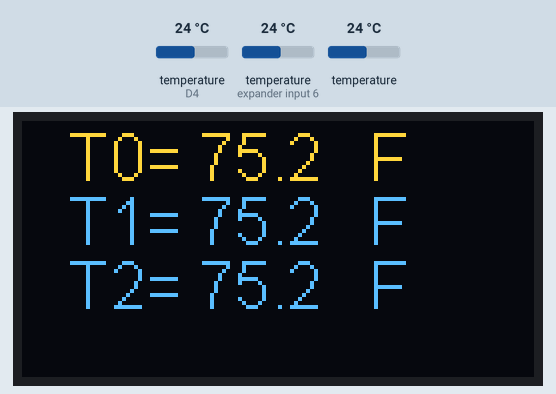
Simulated run of this program. Board: ESP8266 (NodeMCU). On the bench: 128×64 one-colour display. The test bench sets the inputs (shaded band); at power-on: temperature (sensors on D4, expander input 6) 24 °C, temperature 24 °C. The OLED is the two-colour kind (top 16 rows yellow); what the program prints to the serial monitor is not drawn.

Above: at 1.6 s.
1.7 s: temperature (sensor on D4) set to 12 °C
At 3.2 s:
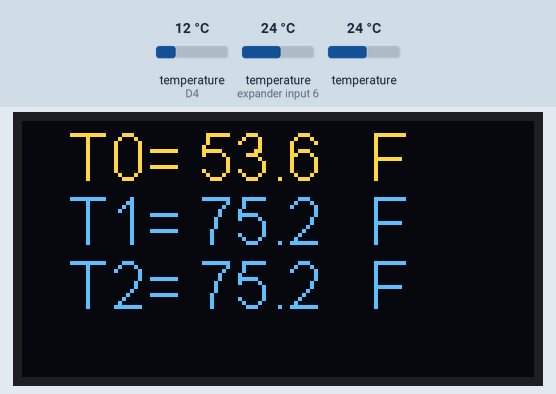
4.4 s: temperature (sensor on expander input 6) set to 12 °C
At 5.9 s:
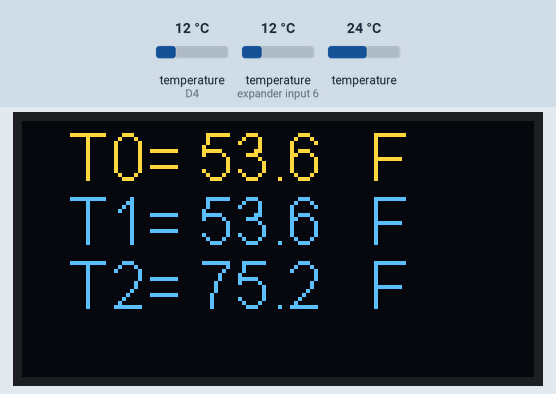
6.9 s: temperature (sensor 202) set to 12 °C
At 8.8 s:
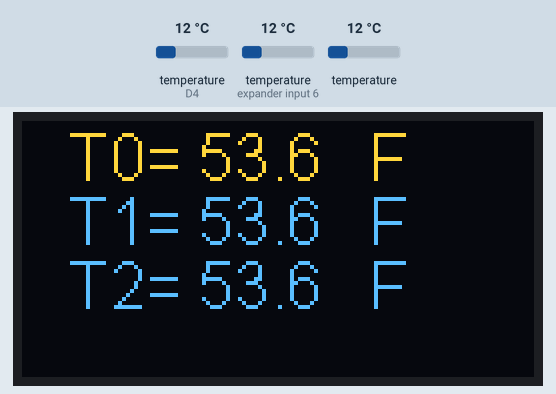
9.8 s: temperature (sensor on D4) set to 19 °C
At 11.5 s:
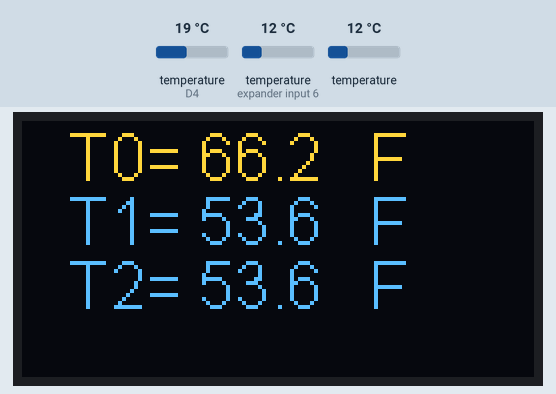
12.3 s: temperature (sensor on expander input 6) set to 19 °C
At 14.4 s:
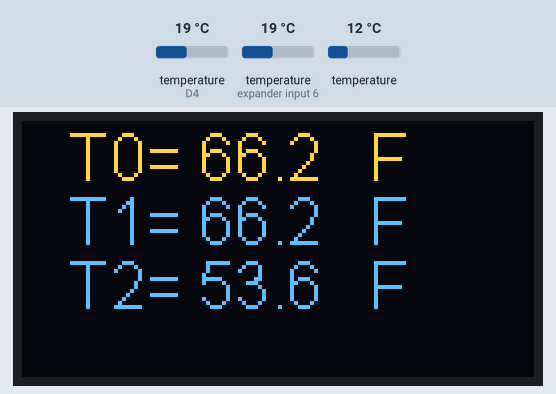
15.2 s: temperature (sensor 202) set to 19 °C
At 15.8 s:
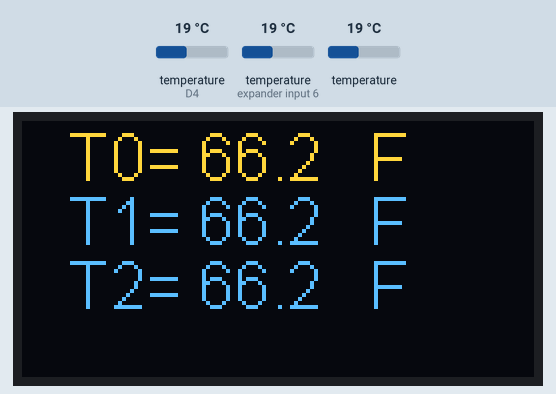
Timing chart, 0 to 18.2 s (numbered marks = the images above; inputs shaded):
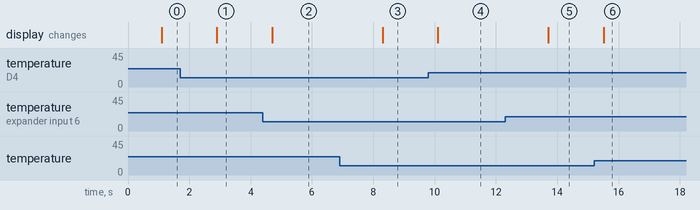

Measured:
- after the input at 1.7 s, the display: changes after 1.2 s (image 1)
- after the input at 4.4 s, the display: changes after 0.30 s (image 2)
- after the input at 6.9 s, the display: changes after 1.4 s (image 3)
- after the input at 9.8 s, the display: changes after 0.31 s (image 4)
- after the input at 12.3 s, the display: changes after 1.4 s (image 5)
- after the input at 15.2 s, the display: changes after 0.32 s (image 6)

The program:

main.cpp
```cpp
#include "Arduino.h"
#include <SPI.h>
#include <Wire.h>
//#include <Adafruit_GFX.h>
#include <SSD1306Wire.h>
#include <OneWire.h>
#include <DallasTemperature.h>

// Data wire is plugged into port 2 on the Arduino
#define ONE_WIRE_BUS D4
#define TEMPERATURE_PRECISION 12

#define SCREEN_WIDTH 128 // OLED display width, in pixels
#define SCREEN_HEIGHT 64 // OLED display height, in pixels

// Declaration for an SSD1306 display connected to I2C (SDA, SCL pins)
#define OLED_RESET     4 // Reset pin # (or -1 if sharing Arduino reset pin)
//Adafruit_SSD1306 display(SCREEN_WIDTH, SCREEN_HEIGHT, &Wire, OLED_RESET);
SSD1306Wire display(0x3c, D2, D1);  // ADDRESS, SDA, SCL
// Setup a oneWire instance to communicate with any OneWire devices (not just Maxim/Dallas temperature ICs)

OneWire oneWire(ONE_WIRE_BUS);

// Pass our oneWire reference to Dallas Temperature.
DallasTemperature sensors(&oneWire);

// arrays to hold device addresses
DeviceAddress insideThermometer, outsideThermometer, otherThermometer;
char tempString[16];
#define NUMFLAKES     10 // Number of snowflakes in the animation example

#define LOGO_HEIGHT   16
#define LOGO_WIDTH    16
static const unsigned char PROGMEM logo_bmp[] =
{ B00000000, B11000000,
  B00000001, B11000000,
  B00000001, B11000000,
  B00000011, B11100000,
  B11110011, B11100000,
  B11111110, B11111000,
  B01111110, B11111111,
  B00110011, B10011111,
  B00011111, B11111100,
  B00001101, B01110000,
  B00011011, B10100000,
  B00111111, B11100000,
  B00111111, B11110000,
  B01111100, B11110000,
  B01110000, B01110000,
  B00000000, B00110000 };

// function to print a device address
uint8_t findDevices(int pin)
{
  OneWire ow(pin);

  uint8_t address[8];
  uint8_t count = 0;


  if (ow.search(address))
  {
    Serial.print("\nuint8_t pin");
    Serial.print(pin, DEC);
    Serial.println("[][8] = {");
    do {
      count++;
      Serial.println("  {");
      for (uint8_t i = 0; i < 8; i++)
      {
        Serial.print("0x");
        if (address[i] < 0x10) Serial.print("0");
        Serial.print(address[i], HEX);
        if (i < 7) Serial.print(", ");
      }
      Serial.println("  },");
    } while (ow.search(address));

    Serial.println("};");
    Serial.print("// nr devices found: ");
    Serial.println(count);
  }

  return count;
}

void printAddress(DeviceAddress deviceAddress)
{
  for (uint8_t i = 0; i < 8; i++)
  {
    // zero pad the address if necessary
    if (deviceAddress[i] < 16) Serial.print("0");
    Serial.print(deviceAddress[i], HEX);
  }
}
void setup()
{
  // initialize LED digital pin as an output.
  pinMode(LED_BUILTIN, OUTPUT);

  Serial.begin(9600);
  Serial.println(F("SSD1306 begin program"));

  // SSD1306_SWITCHCAPVCC = generate display voltage from 3.3V internally
  if(!display.init()){ // Address 0x3D for 128x64
    Serial.println(F("SSD1306 allocation failed"));
    for(;;) {
          Serial.println(F("SSD1306 allocation failed, looping"));
          delay(1000);
    }} // Don't proceed, loop forever
  // Show initial display buffer contents on the screen --
  // the library initializes this with an Adafruit splash screen.
  Serial.println(F("display init went ok"));
  display.displayOn();
  Serial.println(F("initial display returned.\n"));

  // Clear the buffer
  Serial.println(F("clearing the buffer\n"));

  // Show the display buffer on the screen. You MUST call display() after
  // drawing commands to make them visible on screen!
  // display.display() is NOT necessary after every single drawing command,
  // unless that's what you want...rather, you can batch up a bunch of
  // drawing operations and then update the screen all at once by calling
  // display.display(). These examples demonstrate both approaches...


  // locate devices on the bus
  Serial.printf("Found %d devices\n",findDevices(ONE_WIRE_BUS) );
  // Start up the Temp library
  sensors.begin();

  display.displayOn();
  //display.drawXbm(100, 46 ,LOGO_HEIGHT, LOGO_WIDTH, logo_bmp);
  display.setFont(ArialMT_Plain_16);

}


void loop()
{
  // turn the LED off (HIGH is the voltage level)
  //digitalWrite(LED_BUILTIN, HIGH);
  // wait for a second
  //delay(100);
  // turn the LED on by making the voltage LOW
  digitalWrite(LED_BUILTIN, LOW);
   // wait for a second
  //delay(100);
  // turn the LED off (HIGH is the voltage level)
  //digitalWrite(LED_BUILTIN, HIGH);

  sensors.requestTemperatures();

if (0) {  //skip all this output

  if ((!sensors.getAddress(insideThermometer, 0)))
  {
    Serial.println("Unable to find address for Device 0");
  }
  else
  {
    Serial.print("Device 0 Address: ");
    printAddress(insideThermometer);
    Serial.println();
    sensors.setResolution(insideThermometer, TEMPERATURE_PRECISION);
    Serial.printf("Device %d Resolution: %d  Temp: %f\n",0 , sensors.getResolution(insideThermometer),  sensors.getTempCByIndex(0));
  }


  if ((!sensors.getAddress(outsideThermometer, 1)))
  {
    Serial.println("Unable to find address for Device 1");
  }
  else
  {
    Serial.print("Device 1 Address: ");
    printAddress(outsideThermometer);
    Serial.println();
    sensors.setResolution(outsideThermometer, TEMPERATURE_PRECISION);
    Serial.printf("Device %d Resolution: %d  Temp: %f\n",1 , sensors.getResolution(outsideThermometer),  sensors.getTempCByIndex(1));

  }


  if ((!sensors.getAddress(otherThermometer, 1)))
  {
    Serial.println("Unable to find address for Device 2");
  }
  else
  {
    Serial.print("Device 2 Address: ");
    printAddress(otherThermometer);
    Serial.println();
    sensors.setResolution(otherThermometer, TEMPERATURE_PRECISION);
    Serial.printf("Device %d Resolution: %d  Temp: %f\n",2 , sensors.getResolution(otherThermometer),  sensors.getTempCByIndex(2));

  }
}
  display.clear();

  for (int i = 0; i < 3; i++)
  {
    sprintf(tempString ,"T%d=%5.1f   F", i, sensors.getTempFByIndex(i) );
    display.drawString(12,16*i,tempString);
  }
  display.display();

  delay(1000);
  // method 2: search()
  // search() looks for the next device. Returns 1 if a new address has been
  // returned. A zero might mean that the bus is shorted, there are no devices,
  // or you have already retrieved all of them. It might be a good idea to
  // check the CRC to make sure you didn't get garbage. The order is
  // deterministic. You will always get the same devices in the same order
  //
  // Must be called before search()
  //oneWire.reset_search();
  // assigns the first address found to insideThermometer
  //if (!oneWire.search(insideThermometer)) Serial.println("Unable to find address for insideThermometer");
  // assigns the seconds address found to outsideThermometer
  //if (!oneWire.search(outsideThermometer)) Serial.println("Unable to find address for outsideThermometer");

  // show the addresses we found on the bus

}
```
